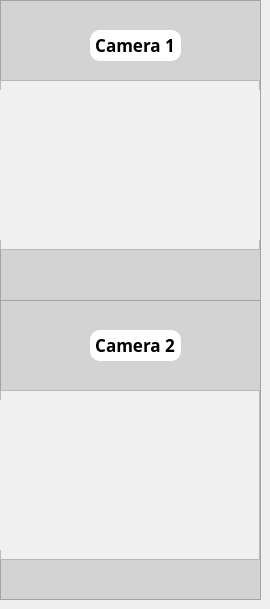
     <widget class="QWidget" name="pg_camera">
      <widget class="QFrame" name="fr_cam1">
       <property name="geometry">
        <rect>
         <x>0</x>
         <y>0</y>
         <width>261</width>
         <height>301</height>
        </rect>
       </property>
       <property name="styleSheet">
        <string notr="true">background-color:lightgray;
</string>
       </property>
       <property name="frameShape">
        <enum>QFrame::StyledPanel</enum>
       </property>
       <property name="frameShadow">
        <enum>QFrame::Raised</enum>
       </property>
       <widget class="QFrame" name="fr_cam_a">
        <property name="geometry">
         <rect>
          <x>0</x>
          <y>80</y>
          <width>260</width>
          <height>170</height>
         </rect>
        </property>
        <property name="styleSheet">
         <string notr="true">background-color: rgb(240, 240, 240);</string>
        </property>
        <property name="frameShape">
         <enum>QFrame::StyledPanel</enum>
        </property>
        <property name="frameShadow">
         <enum>QFrame::Raised</enum>
        </property>
        <widget class="QLabel" name="view_cam1">
         <property name="geometry">
          <rect>
           <x>0</x>
           <y>10</y>
           <width>260</width>
           <height>150</height>
          </rect>
         </property>
         <property name="text">
          <string/>
         </property>
        </widget>
       </widget>
       <widget class="QFrame" name="frame">
        <property name="geometry">
         <rect>
          <x>90</x>
          <y>30</y>
          <width>91</width>
          <height>31</height>
         </rect>
        </property>
        <property name="styleSheet">
         <string notr="true">background-color:white;
border-radius:10px;</string>
        </property>
        <property name="frameShape">
         <enum>QFrame::StyledPanel</enum>
        </property>
        <property name="frameShadow">
         <enum>QFrame::Raised</enum>
        </property>
        <widget class="QLabel" name="label_2">
         <property name="geometry">
          <rect>
           <x>5</x>
           <y>5</y>
           <width>80</width>
           <height>20</height>
          </rect>
         </property>
         <property name="font">
          <font>
           <family>3ds</family>
           <pointsize>13</pointsize>
           <weight>75</weight>
           <bold>true</bold>
          </font>
         </property>
         <property name="text">
          <string>Camera 1</string>
         </property>
         <property name="alignment">
          <set>Qt::AlignCenter</set>
         </property>
        </widget>
       </widget>
      </widget>
      <widget class="QFrame" name="fr_cam2">
       <property name="geometry">
        <rect>
         <x>0</x>
         <y>300</y>
         <width>261</width>
         <height>300</height>
        </rect>
       </property>
       <property name="styleSheet">
        <string notr="true">background-color:lightgray;
</string>
       </property>
       <property name="frameShape">
        <enum>QFrame::StyledPanel</enum>
       </property>
       <property name="frameShadow">
        <enum>QFrame::Raised</enum>
       </property>
       <widget class="QFrame" name="fr_cam_b">
        <property name="geometry">
         <rect>
          <x>0</x>
          <y>90</y>
          <width>260</width>
          <height>170</height>
         </rect>
        </property>
        <property name="styleSheet">
         <string notr="true">background-color: rgb(240, 240, 240);</string>
        </property>
        <property name="frameShape">
         <enum>QFrame::StyledPanel</enum>
        </property>
        <property name="frameShadow">
         <enum>QFrame::Raised</enum>
        </property>
        <widget class="QLabel" name="view_cam2">
         <property name="geometry">
          <rect>
           <x>0</x>
           <y>10</y>
           <width>256</width>
           <height>150</height>
          </rect>
         </property>
         <property name="text">
          <string/>
         </property>
        </widget>
       </widget>
       <widget class="QFrame" name="frame_2">
        <property name="geometry">
         <rect>
          <x>90</x>
          <y>30</y>
          <width>91</width>
          <height>31</height>
         </rect>
        </property>
        <property name="styleSheet">
         <string notr="true">background-color:white;
border-radius:10px;</string>
        </property>
        <property name="frameShape">
         <enum>QFrame::StyledPanel</enum>
        </property>
        <property name="frameShadow">
         <enum>QFrame::Raised</enum>
        </property>
        <widget class="QLabel" name="label_10">
         <property name="geometry">
          <rect>
           <x>5</x>
           <y>5</y>
           <width>80</width>
           <height>20</height>
          </rect>
         </property>
         <property name="font">
          <font>
           <family>3ds</family>
           <pointsize>13</pointsize>
           <weight>75</weight>
           <bold>true</bold>
          </font>
         </property>
         <property name="text">
          <string>Camera 2</string>
         </property>
         <property name="alignment">
          <set>Qt::AlignCenter</set>
         </property>
        </widget>
       </widget>
      </widget>
     </widget>
